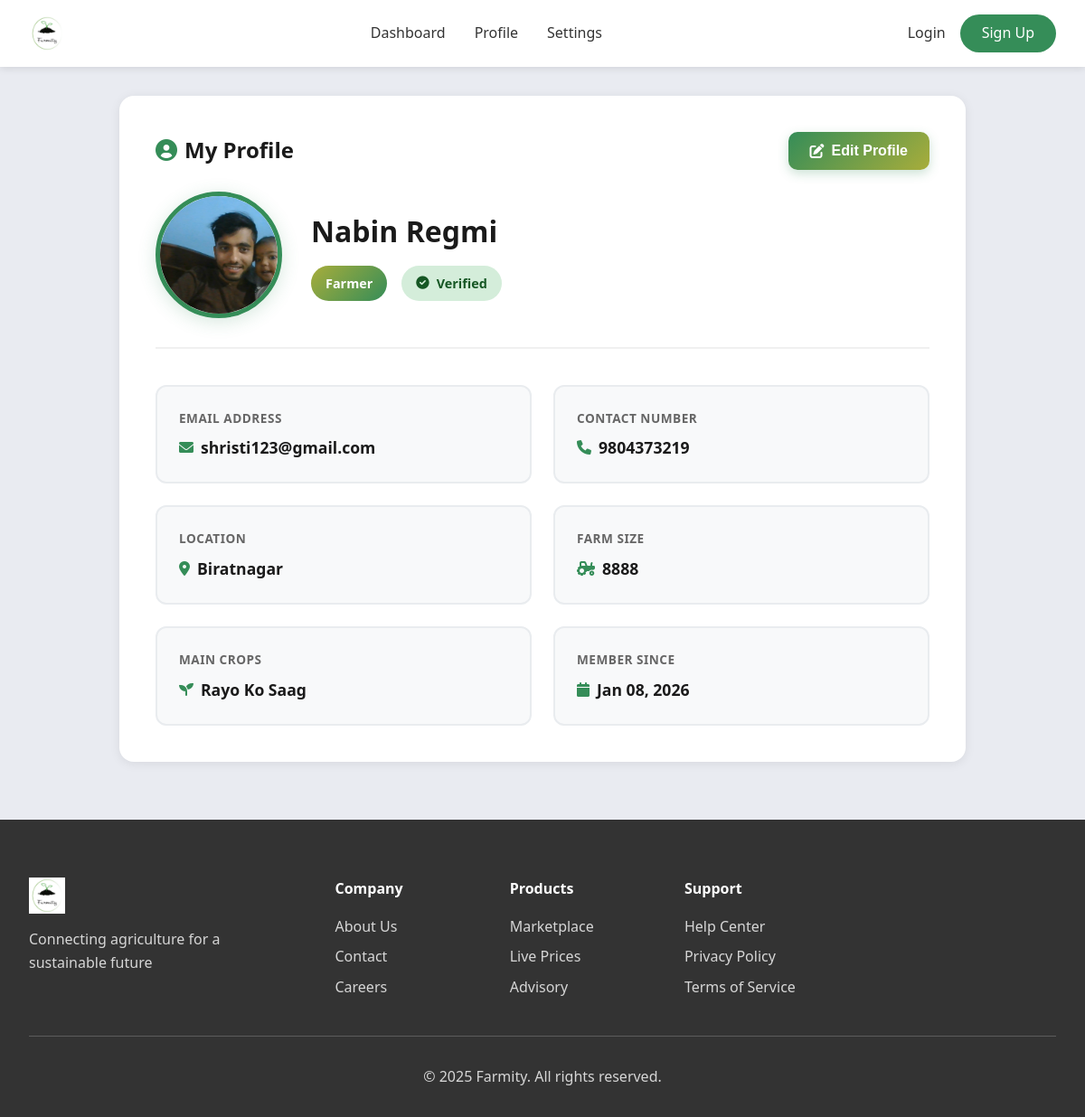
/profile/ (signed in), run on the app's committed database.
### accounts/models.py (models this page shows, shortened)
class FarmerProfile(models.Model):
    user = models.OneToOneField(User, on_delete=models.CASCADE, related_name='farmer_profile')
    name = models.CharField(max_length=255, blank=True, null=True)
    photo = models.ImageField(upload_to='farmer_photos/', blank=True, null=True)
    location = models.CharField(max_length=255, blank=True, null=True)
    contact = models.CharField(max_length=20, blank=True, null=True)
    farm_size = models.CharField(max_length=50, blank=True, null=True)
    crop_types = models.TextField(blank=True, null=True, help_text="Comma-separated list of crops")
    livestock_details = models.TextField(blank=True, null=True)

class User(AbstractBaseUser, PermissionsMixin):
    ROLE_CHOICES = (
        ('admin', 'Admin'),
        ('buyer', 'Buyer'),
        ('farmer', 'Farmer'),
        ('agricultural_expert', 'Agricultural Expert'),
        ('vendor', 'Vendor'),
    )
    email = models.EmailField(unique=True)
    role = models.CharField(max_length=20, choices=ROLE_CHOICES, default='buyer')
    is_active = models.BooleanField(default=True)
    is_verified = models.BooleanField(default=False)
    is_staff = models.BooleanField(default=False)
    date_joined = models.DateTimeField(auto_now_add=True)
    objects = UserManager()
    USERNAME_FIELD = 'email'
    REQUIRED_FIELDS = []

### accounts/views.py (the view, shortened to what this page needs)
# urls.py: path('profile/', profile_page, name='profile'),
@login_required
def profile_page(request):
    user = request.user
    context = {}
    if user.role == 'farmer':
        profile, _ = FarmerProfile.objects.get_or_create(user=user)
        context['profile'] = profile
    else:
        context['profile'] = user
    return render(request, 'profile_details.html', context)

### templates/profile_details.html (shortened to what this page needs)
<!DOCTYPE html>
<html lang="en">
<head>
    <link rel="stylesheet" href="/static/css/style.css">
    <link href="https://cdnjs.cloudflare.com/ajax/libs/font-awesome/6.0.0/css/all.min.css" rel="stylesheet">
</head>
<body>
    <header class="main-header">
        <div class="header-container">
            <div class="logo">
                <a href="/" style="display: flex; align-items: center; gap: 0.5rem; text-decoration: none; color: inherit;">
                    <img src="/static/images/Farmity%20logo.png" alt="Farmity Logo" class="logo-img" onerror="this.style.display='none'; this.nextElementSibling.style.display='flex';">
                </a>
            </div>
            <nav class="main-nav">
                {% if request.user.role == 'farmer' %}
                <a href="{% url 'farmer_dashboard' %}">Dashboard</a>
                {% elif request.user.role == 'buyer' %}
                <a href="{% url 'user_dashboard' %}">Dashboard</a>
                {% else %}
                <a href="{% url 'dashboard' %}">Dashboard</a>
                {% endif %}
                <a href="{% url 'profile' %}">Profile</a>
                <a href="{% url 'settings' %}">Settings</a>
            </nav>
            <div class="header-actions" id="headerActions">
                <div id="authButtons" class="auth-buttons"></div>
            </div>
        </div>
    </header>
    <main class="main-content">
        <div class="profile-card">
            <div class="section-title">
                <span><i class="fas fa-user-circle" style="color: var(--sea-green); margin-right: 0.5rem;"></i>My Profile</span>
                <button class="btn-edit-profile" onclick="toggleEdit()">
                    <i class="fas fa-edit"></i> Edit Profile
                </button>
            </div>
            <div class="profile-header">
                {% if request.user.role == 'vendor' %}
                    {% if profile.logo %}
                        <img src="{{ profile.logo.url }}" alt="Profile" class="profile-img-large">
                    {% else %}
                        <div class="profile-img-large" style="display:flex;align-items:center;justify-content:center;background:linear-gradient(135deg, var(--sea-green) 0%, var(--sushi) 100%);font-size:3.5rem;color:white;">
                            <i class="fas fa-building"></i>
                        </div>
                    {% endif %}
                {% else %}
                    {% if profile.photo %}
                        <img src="{{ profile.photo.url }}" alt="Profile" class="profile-img-large">
                    {% else %}
                        <div class="profile-img-large" style="display:flex;align-items:center;justify-content:center;background:linear-gradient(135deg, var(--sea-green) 0%, var(--sushi) 100%);font-size:3.5rem;color:white;">
                            <i class="fas fa-user"></i>
                        </div>
                    {% endif %}
                {% endif %}
                <div class="profile-header-info">
                    <h2>
                        {% if request.user.role == 'vendor' %}
                            {{ profile.company_name|default:request.user.email }}
                        {% else %}
                            {{ profile.name|default:request.user.email }}
                        {% endif %}
                    </h2>
                    <div class="profile-badges">
                        <span class="role-badge">{{ request.user.role|title }}</span>
                        {% if request.user.is_verified %}
                            <span class="verified-badge">
                                <i class="fas fa-check-circle"></i> Verified
                            </span>
                        {% else %}
                            <span class="unverified-badge">
                                <i class="fas fa-exclamation-circle"></i> Unverified
                            </span>
                        {% endif %}
                    </div>
                </div>
            </div>
            <div class="profile-info-grid">
                <div class="info-card">
                    <span class="info-label">Email Address</span>
                    <span class="info-value">
                        <i class="fas fa-envelope"></i>
                        {{ request.user.email }}
                    </span>
                </div>
                {% if request.user.role == 'farmer' %}
                <div class="info-card">
                    <span class="info-label">Contact Number</span>
                    <span class="info-value">
                        <i class="fas fa-phone"></i>
                        {{ profile.contact|default:"Not set" }}
                    </span>
                </div>
                <div class="info-card">
                    <span class="info-label">Location</span>
                    <span class="info-value">
                        <i class="fas fa-map-marker-alt"></i>
                        {{ profile.location|default:"Not set" }}
                    </span>
                </div>
                <div class="info-card">
                    <span class="info-label">Farm Size</span>
                    <span class="info-value">
                        <i class="fas fa-tractor"></i>
                        {{ profile.farm_size|default:"Not set" }}
                    </span>
                </div>
                <div class="info-card">
                    <span class="info-label">Main Crops</span>
                    <span class="info-value">
                        <i class="fas fa-seedling"></i>
                        {{ profile.crop_types|default:"Not set" }}
                    </span>
                </div>
                {% endif %}
                <div class="info-card">
                    <span class="info-label">Member Since</span>
                    <span class="info-value">
                        <i class="fas fa-calendar"></i>
                        {{ request.user.date_joined|date:"M d, Y" }}
                    </span>
                </div>
            </div>
        </div>
    </main>
    <footer class="main-footer">
        <div class="footer-container">
            <div class="footer-section">
                <div class="footer-logo">
                    <img src="/static/images/Farmity%20logo.png" alt="Farmity Logo" class="logo-img" onerror="this.style.display='none'; this.nextElementSibling.style.display='flex';">
                </div>
                <p class="footer-tagline">Connecting agriculture for a sustainable future</p>
            </div>
            <div class="footer-section">
                <h4>Company</h4>
                <ul>
                    <li><a href="#">About Us</a></li>
                    <li><a href="#">Contact</a></li>
                    <li><a href="#">Careers</a></li>
                </ul>
            </div>
            <div class="footer-section">
                <h4>Products</h4>
                <ul>
                    <li><a href="#">Marketplace</a></li>
                    <li><a href="#">Live Prices</a></li>
                    <li><a href="#">Advisory</a></li>
                </ul>
            </div>
            <div class="footer-section">
                <h4>Support</h4>
                <ul>
                    <li><a href="#">Help Center</a></li>
                    <li><a href="#">Privacy Policy</a></li>
                    <li><a href="#">Terms of Service</a></li>
                </ul>
            </div>
        </div>
        <div class="footer-bottom">
            <p>© 2025 Farmity. All rights reserved.</p>
        </div>
    </footer>
</body>
</html>

### static/css/style.css (style rules this page uses)
* { margin: 0; padding: 0; box-sizing: border-box; }
:root { --athens-gray: #E9EBF1; --sea-green: #358D58; --sushi: #A8AD3B; --paarl: #A04A24; --white: #ffffff; --text-dark: #333333; --text-gray: #666666; --border-gray: #dddddd; --light-gray: #f5f5f5; }
body { font-family: 'Segoe UI', Tahoma, Geneva, Verdana, sans-serif; line-height: 1.6; color: var(--text-dark); background: var(--white); }
.main-header { background: var(--white); padding: 1rem 2rem; box-shadow: 0 2px 8px rgba(0,0,0,0.1); position: sticky; top: 0; z-index: 1000; }
.header-container { max-width: 1400px; margin: 0 auto; display: flex; justify-content: space-between; align-items: center; gap: 2rem; }
.logo { display: flex; align-items: center; gap: 0.5rem; font-size: 1.5rem; font-weight: bold; color: var(--sea-green); }
.logo-img { width: 40px; height: 40px; object-fit: contain; }
.main-nav { display: flex; gap: 2rem; flex: 1; justify-content: center; }
.main-nav a { text-decoration: none; color: var(--text-dark); font-weight: 500; transition: color 0.3s; }
.header-actions { display: flex; align-items: center; gap: 1.5rem; }
.auth-buttons { display: flex; align-items: center; gap: 1rem; }
.section-title { font-size: 2.5rem; color: var(--text-dark); margin-bottom: 0.5rem; font-weight: 700; }
.main-footer { background: var(--text-dark); color: var(--white); padding: 4rem 2rem 2rem; }
.footer-container { max-width: 1400px; margin: 0 auto; display: grid; grid-template-columns: 2fr 1fr 1fr 1fr 1.5fr; gap: 3rem; }
.footer-logo { display: flex; align-items: center; gap: 0.5rem; margin-bottom: 1rem; }
.footer-logo .logo-img { width: 40px; height: 40px; }
.footer-tagline { color: rgba(255,255,255,0.8); margin-top: 1rem; }
.footer-section h4 { margin-bottom: 1rem; color: var(--white); }
.footer-section ul { list-style: none; }
.footer-section ul li { margin-bottom: 0.5rem; }
.footer-section a { color: rgba(255,255,255,0.8); text-decoration: none; transition: color 0.3s; }
.footer-section p { color: rgba(255,255,255,0.8); margin-bottom: 0.5rem; }
.footer-bottom { max-width: 1400px; margin: 2rem auto 0; padding-top: 2rem; border-top: 1px solid rgba(255,255,255,0.2); text-align: center; color: rgba(255,255,255,0.8); }
html, body { height: 100%; margin: 0; padding: 0; }

### data on the page
FarmerProfile: photo (picture), name "Nabin Regmi", contact "9804373219", location "Biratnagar", farm_size "8888", crop_types "Rayo Ko Saag"
User: user.role "Farmer", user.email "shristi123@gmail.com", user.date_joined "Jan 08, 2026"
